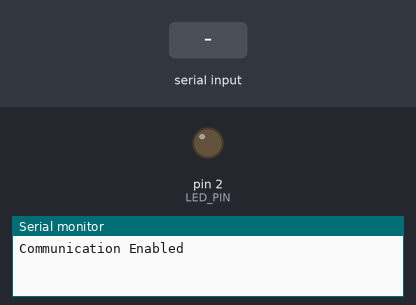
Bench run of a sketch on a simulated Arduino Uno, built with avr-gcc and run on an emulated ATmega328P. On the bench: output pins drawn as LEDs (lit = HIGH), the last lines printed to the serial monitor. Dashed ring = blinking. The test bench sets the inputs (shaded band).

Above: at 0.1 s.
At 1.2 s:
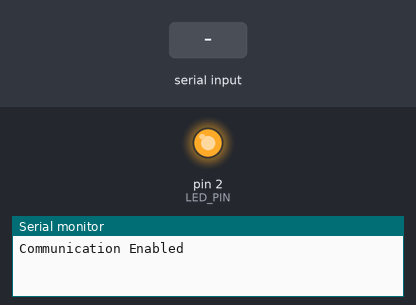
1.3 s: "90,45\n" received over Serial
At 2.23 s:
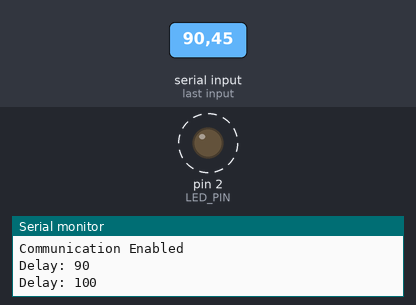
Timing chart, 0 to 10.3 s (numbered marks = the images above; inputs shaded):
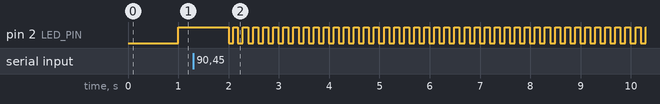

Measured:
- after the input at 1.3 s, pin 2 (LED_PIN): alternates HIGH for 0.10 s and LOW for 0.10 s, starting after 0.79 s

The sketch:

03-TrimLedBlinkingWithSerialMonitor.ino
```cpp
/**
 * Trim the LED blinking using a rate sending on Serial comminication.
 */

#define LED_PIN 2

long delay_time = 1000;
long buffer = 0;

void setup() {
  // set-up serial communication
  Serial.begin(115200);  // [bps]
  Serial.setTimeout(10);  // [ms]
  Serial.println("Communication Enabled");

  // set-up led
  pinMode(LED_PIN, OUTPUT);
}

void loop() {
  // read new delay command using communication

  if (Serial.available() > 0) {
    buffer = Serial.parseInt();

    if (buffer >= 50 && buffer <= 2000) {
      Serial.println("Delay: " + String(buffer));
      delay_time = buffer;
    } else {
      // if we send different values from integers
      Serial.println("Delay: " + String(100));
      delay_time = 100;
    }
  }

  digitalWrite(LED_PIN, LOW);
  delay(delay_time);

  digitalWrite(LED_PIN, HIGH);
  delay(delay_time);
}
```
